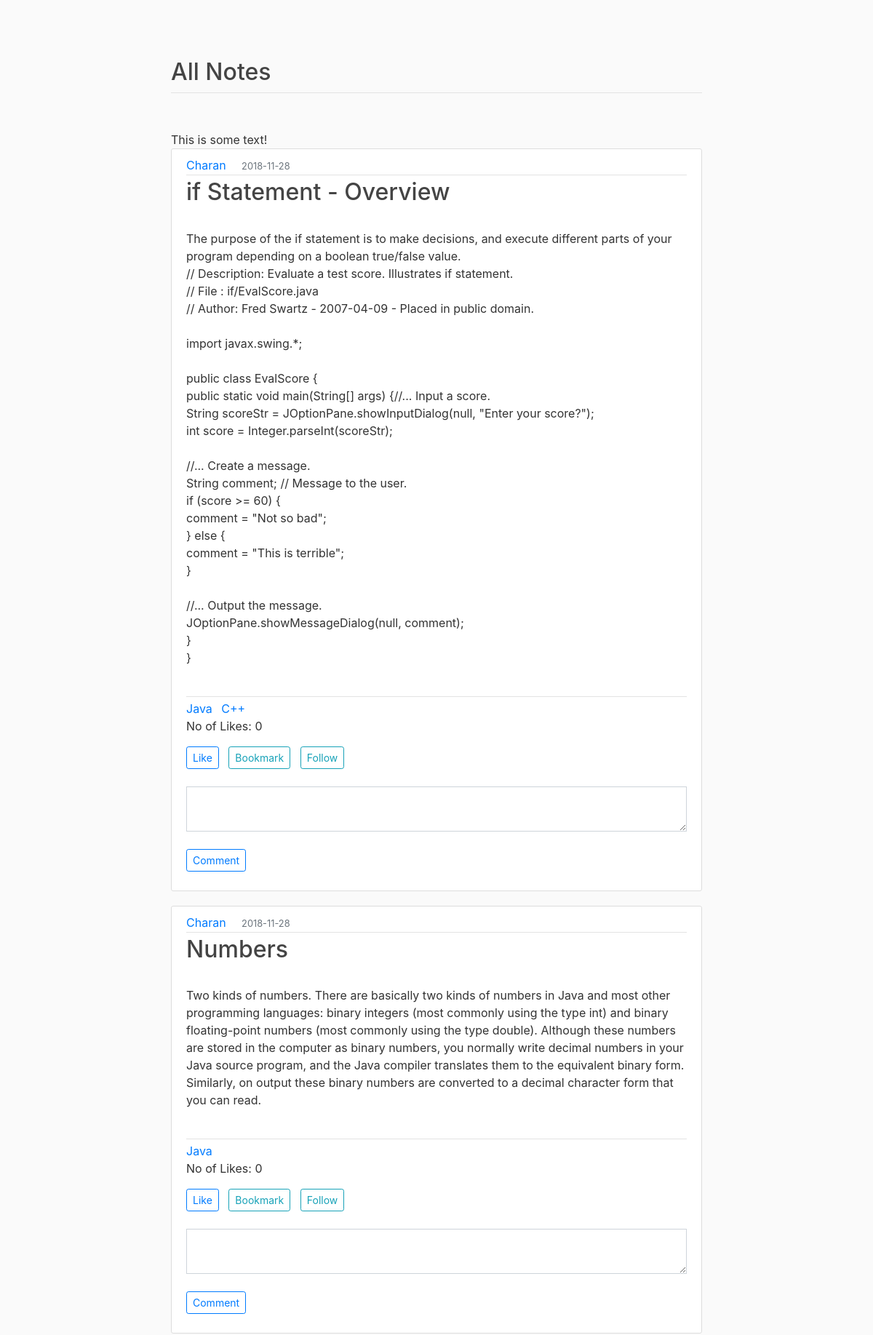
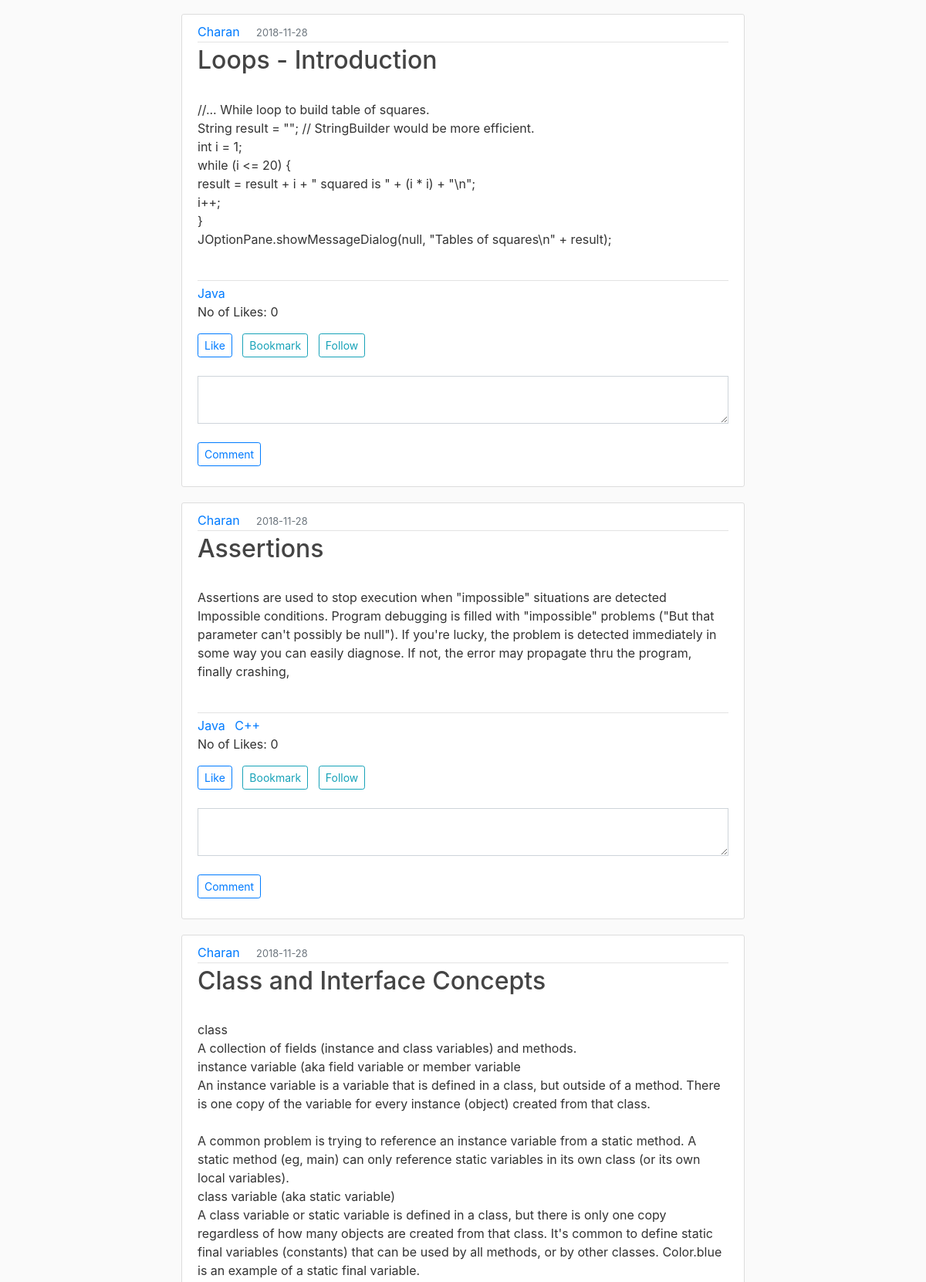
The page /home (upper part) on the database its author committed (2 pictures, top to bottom).
### flaskblog/models.py (models this page shows, shortened)
class Note(db.Model):
    id = db.Column(db.Integer, primary_key=True)
    title = db.Column(db.String(100), nullable=False)
    date_created = db.Column(db.DateTime, nullable=False, default=datetime.utcnow)
    content = db.Column(db.Text, nullable=False)
    mode = db.Column(db.String(10), nullable=False)
    likes = db.Column(db.Integer, default= 0)
    user_id = db.Column(db.Integer, db.ForeignKey('user.id'), nullable=False)

class User(db.Model, UserMixin):
    id = db.Column(db.Integer, primary_key=True)
    firstname = db.Column(db.String(20), nullable=False)
    lastname = db.Column(db.String(20), nullable=False)
    email = db.Column(db.String(120), unique=True, nullable=False)
    password = db.Column(db.String(60), nullable=False)
    note = db.relationship('Note', backref='author', lazy=True)

class Tag(db.Model):
    id = db.Column(db.Integer, primary_key=True)
    name = db.Column(db.String(100), nullable=False)
    usertags = db.relationship('User', secondary='tagmapper', backref=db.backref('usertags', lazy='dynamic'))
    notetags = db.relationship('Note', secondary='notemapper', backref=db.backref('notetags', lazy='dynamic'))

### flaskblog/routes.py (the view)
@app.route("/home")
def home():
    notes = Note.query.order_by(Note.date_created.desc()).filter_by(mode='public').all()
    return render_template('home.html', notes = notes)

### flaskblog/templates/home.html
{% extends "layout.html" %}
{% block content %}
<div class="article-metadata">
  <h2>All Notes</h2>
</div>
<br>
<br>
<div align="left">
  This is some text!
</div>
{% for note in notes %}
    <article class="media content-section">
      <div class="media-body">
        <div class="article-metadata">
          <a class="mr-2" href="{{ url_for('user_notes', user_id=note.author.id) }}">{{ note.author.firstname }}</a>&nbsp&nbsp
          <small class="text-muted">{{ note.date_created.strftime('%Y-%m-%d') }}</small>
        </div>
        <div class="article-metadata">
          <h2><a class="article-title" href="{{ url_for('note', note_id=note.id) }}">{{ note.title }}</a></h2><br>
          <p class="article-content">{{ note.content }}</p><br>
      </div>
      {% for n in note.notetags %}
        <a class="mr-2" href="{{ url_for('tags', tag_id=n.id) }}">{{ n.name }}</a>
      {% endfor %}
      <div class="form-group">
        <p class="article-content"> No of Likes: {{ note.likes }}</p>
        <a  class="btn btn-outline-primary btn-sm"  href="{{ url_for('like', note_id=note.id) }}">Like</a>&nbsp&nbsp
        <a  class="btn btn-outline-info btn-sm" href="{{ url_for('bookmark', note_id=note.id) }}">Bookmark</a>&nbsp&nbsp
        <a  class="btn btn-outline-info btn-sm" href="{{ url_for('follow', note_id=note.id) }}">Follow</a>
        <br>
        <br>
        <textarea class="form-control rounded-0" id="exampleFormControlTextarea2" rows="2"></textarea><br>
        <p><a class="btn btn-outline-primary btn-sm" href="{{ url_for('comment', note_id=note.id) }}" data-toggle="collapse" href="#collapseExample" role="button" aria-expanded="false" aria-controls="collapseExample"> Comment </a></p>
      </div>
    </div>
    </article>
{% endfor %}
{% endblock content %}

### flaskblog/static/main.css (style rules this page uses)
body { background: #fafafa; color: #333333; margin-top: 5rem; }
h1, h2, h3, h4, h5, h6 { color: #444444; }
.content-section { background: #ffffff; padding: 10px 20px; border: 1px solid #dddddd; border-radius: 3px; margin-bottom: 20px; margin-left: auto; margin-right: auto; }
.article-title { color: #444444; }
.article-content { white-space: pre-line; }
.article-metadata { padding-bottom: 1px; margin-bottom: 4px; border-bottom: 1px solid #e3e3e3 }

### rows shown on the page
Note: author.firstname "Charan", date_created "2018-11-28", title "if Statement - Overview", content "The purpose of the if statement is to make decisions, and execute different parts of your program depending on a boolean true/false value. // Description: Evaluate a test score. Illustrates if statement. // File : if/EvalScore.java // Author: Fred Swartz - 2007-04-09 - Placed in public domain. import javax.swing.*; public class EvalScore { public static void main(String[] args) {//... Input a score. String scoreStr = JOptionPane.showInputDialog(null, \"Enter your score?\"); int score = Integer.parseInt(scoreStr); //... Create a message. String comment; // Message to the user. if (score >= 60) { comment = \"Not so bad\"; } else { comment = \"This is terrible\"; } //... Output the message.…", likes "0"
Tag: name "Java"
Tag: name "C++"
Note: author.firstname "Charan", date_created "2018-11-28", title "Numbers", content "Two kinds of numbers. There are basically two kinds of numbers in Java and most other programming languages: binary integers (most commonly using the type int) and binary floating-point numbers (most commonly using the type double). Although these numbers are stored in the computer as binary numbers, you normally write decimal numbers in your Java source program, and the Java compiler translates them to the equivalent binary form. Similarly, on output these binary numbers are converted to a decimal character form that you can read.", likes "0"
Note: author.firstname "Charan", date_created "2018-11-28", title "Loops - Introduction", content "//... While loop to build table of squares. String result = \"\"; // StringBuilder would be more efficient. int i = 1; while (i <= 20) { result = result + i + \" squared is \" + (i * i) + \"\\n\"; i++; } JOptionPane.showMessageDialog(null, \"Tables of squares\\n\" + result);", likes "0"
Note: author.firstname "Charan", date_created "2018-11-28", title "Assertions", content "Assertions are used to stop execution when \"impossible\" situations are detected Impossible conditions. Program debugging is filled with \"impossible\" problems (\"But that parameter can't possibly be null\"). If you're lucky, the problem is detected immediately in some way you can easily diagnose. If not, the error may propagate thru the program, finally crashing,", likes "0"
Note: author.firstname "Charan", date_created "2018-11-28", title "Class and Interface Concepts", content "class A collection of fields (instance and class variables) and methods. instance variable (aka field variable or member variable An instance variable is a variable that is defined in a class, but outside of a method. There is one copy of the variable for every instance (object) created from that class. A common problem is trying to reference an instance variable from a static method. A static method (eg, main) can only reference static variables in its own class (or its own local variables). class variable (aka static variable) A class variable or static variable is defined in a class, but there is only one copy regardless of how many objects are created from that class. It's common to…"
